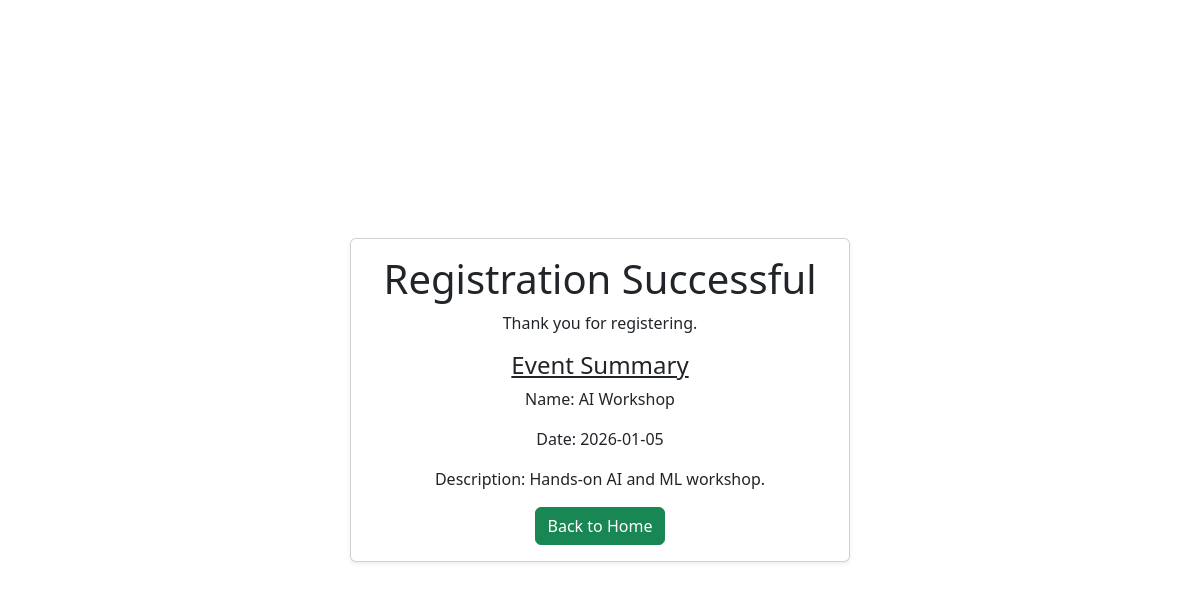
/success.php?event_id=3, run on the app's committed database.
### tables this page shows
CREATE TABLE `tbl_events` (
  `id` int(11) NOT NULL,
  `name` varchar(100) NOT NULL,
  `event_date` date NOT NULL,
  `description` text DEFAULT NULL
);

### success.php (the view, shortened to what this page needs)
<?php
include 'db_connect.php';
$event_id = $_GET['event_id'];
$query = "SELECT * FROM tbl_events where id=$event_id";
$result = mysqli_query($conn, $query);
$row = mysqli_fetch_array($result);
?>
<!DOCTYPE html>
<html>
<head>
    <link href="https://cdn.jsdelivr.net/npm/bootstrap@5.3.8/dist/css/bootstrap.min.css" rel="stylesheet">
</head>
<body>
    <div class="container vh-100 d-flex justify-content-center align-items-center">
        <div class="card shadow-sm w-100 align-items-center" style="max-width: 500px;">
            <div class="card-body">
                <center>
                    <h1>Registration Successful</h1>
                    <p>Thank you <b><?= $_GET['name']; ?></b> for registering.</p>
                    <h4>Event Summary</h4>
                    <p>Name: <?= $row['name'] ?></p>
                    <p>Date: <?= $row['event_date'] ?></p>
                    <p>Description: <?= $row['description'] ?></p>
                    <a class="btn btn-success" href="index.php">Back to Home</a>
                </center>
            </div>
        </div>
    </div>
</body>
</html>

### success.php (style rules this page uses)
h4 { text-decoration: underline; }

### data on the page
tbl_events: name "AI Workshop", event_date "2026-01-05", description "Hands-on AI and ML workshop."
